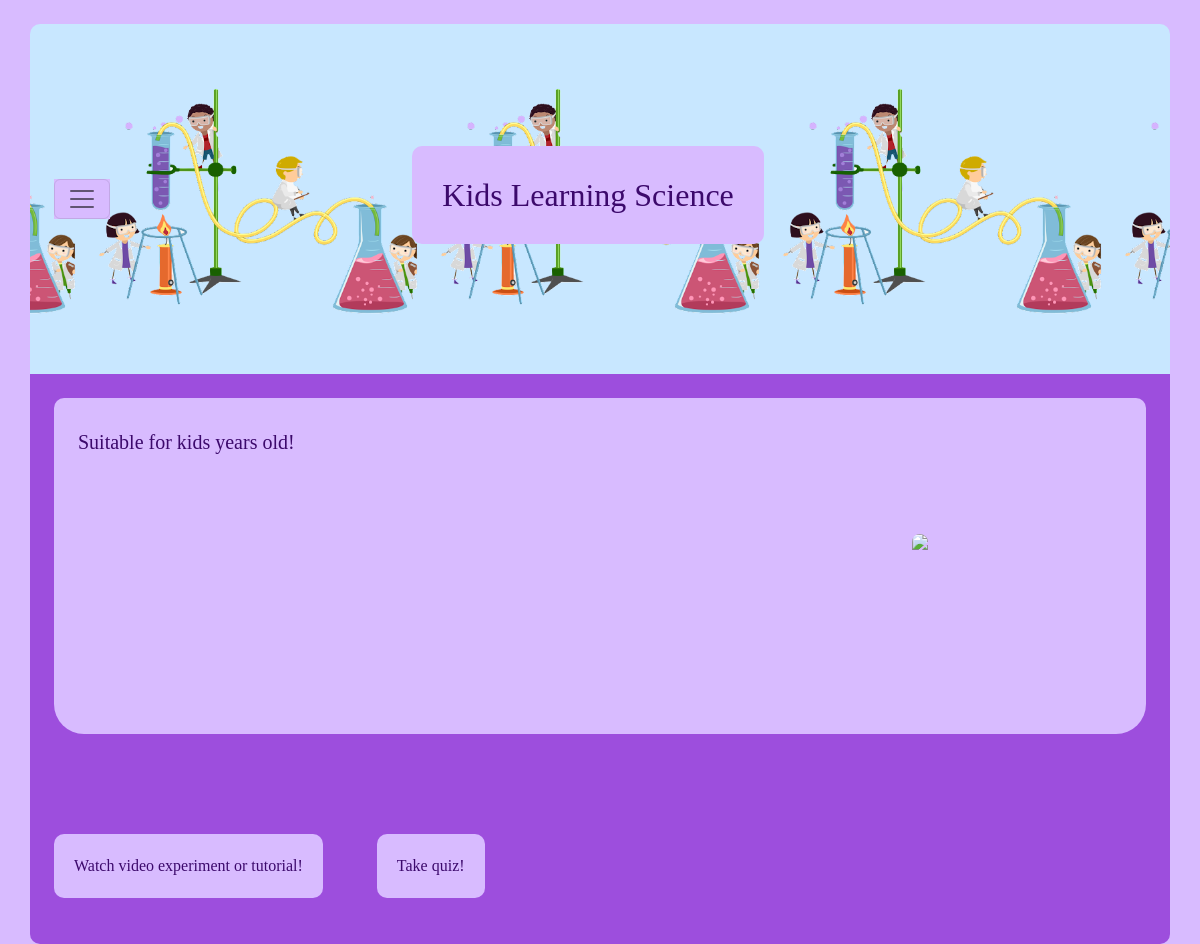
Page /chemistry/intermediate/ on the earlier database version.
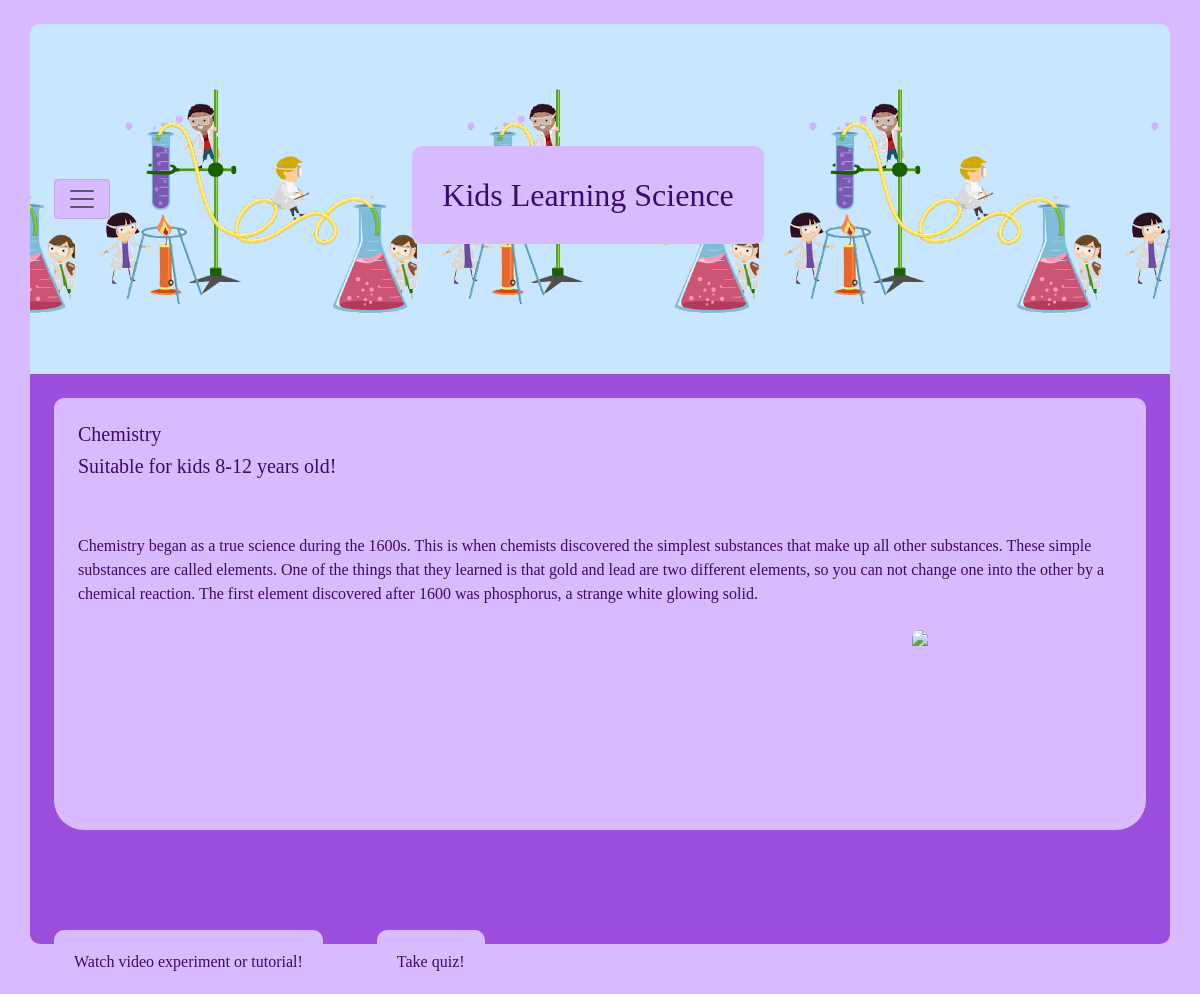
Same page on the later database version.
### HW5App/models.py (models this page shows, shortened)
class Course(models.Model):
    title = models.CharField(max_length=50)
    description = models.TextField(max_length=1000, null=True)
    topic = models.ForeignKey(Topic, on_delete=models.CASCADE)
    age = models.ForeignKey(AgeGroup, on_delete=models.CASCADE)

class Topic(models.Model):
    title = models.CharField(max_length=50)

class AgeGroup(models.Model):
    title = models.CharField(max_length=50)

### HW5App/views.py (the view)
# urls.py: path('chemistry/intermediate/', chem2, name="chem2"),
def chem2(request):
    try:
        courses = Course.objects.all()
    except Course.DoesNotExist:
        courses = None
    context = {"courses": list(courses)}
    return render(request, "chem2.html",  context=context)

### templates/chem2.html (shortened to what this page needs)
<!DOCTYPE html>
<html lang="en">
<head>
    <link href="https://cdn.jsdelivr.net/npm/bootstrap@5.2.0-beta1/dist/css/bootstrap.min.css" rel="stylesheet"
>
        {% load static %} background-image: url('{% static 'kids.png'%}');
</head>
<body>
<div class="container">
    <nav class="navbar mt-4 p-4">
        <div>
            <button class="navbar-toggler " type="button" data-bs-toggle="offcanvas" data-bs-target="#offcanvasNavbar"
                    aria-controls="offcanvasNavbar">
                <span class="navbar-toggler-icon"></span>
            </button>
        </div>
        <h2 class="title">Kids Learning Science</h2>
    </nav>
    <div class="jumbotron p-4 text-left">
        <div id="div1">
            <div class="p-4 border-top-custom">
                <h5>{{ courses.4.topic.title }}</h5>
                <h5>Suitable for kids {{ courses.4.age.title }} years old!</h5>
            </div>
            <div class="p-4">
                {{ courses.4.description }}
            </div>
            <img style="float: right; margin-right: 20%; border-radius: 10px; height: 200px"
                 src="https://chemistryhall.com/wp-content/uploads/2019/09/kids-chemistry1.jpg">
            <p class="lead"></p>
        </div>
        <button class="watch">Watch video experiment or tutorial!</button>
        <button class="watch">Take quiz!</button>
    </div>
</div>
</body>
</html>

Differences in the rows shown:
added Course: topic.title "Chemistry", age.title "8-12", description "Chemistry began as a true science during the 1600s. This is when chemists discovered the simplest substances that make up all other substances. These simple substances are called elements. One of the things that they learned is that gold and lead are two different elements, so you can not change one into the other by a chemical reaction. The first element discovered after 1600 was phosphorus, a strange white glowing solid."
